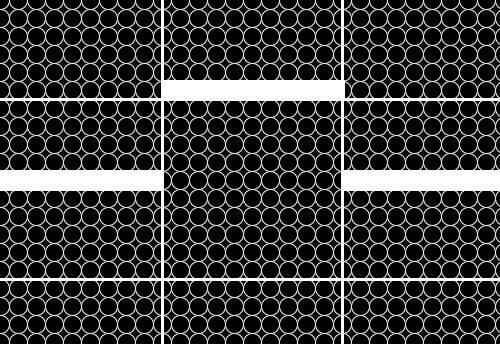
Frame 1 (no input)
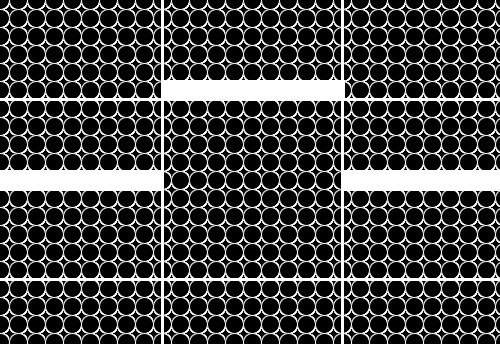
Frame 60 (the mouse pressed at the canvas centre just before this capture)
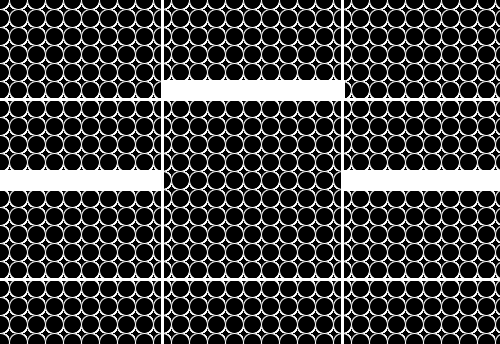
Frame 120 (the mouse held since frame 60 and released just before this capture)

The Processing sketch that drew these frames (run headless with seeded random() and noise(); from frame 60 on, the mouse is pressed at the canvas centre):

// Processing sketch: processing_90323
// ── processing_90323.pde

void setup(){
  size(500,344);
  background(0);
  
}

void draw(){
  //circle pattern
  for(int i = 0; i<600; i+=18){
    for(int j = 0; j<600; j+=18){
    
    strokeWeight(1);
    fill(0);
    stroke(255,255,255);
    ellipse(i,j,18,18);
  
    strokeWeight(3);
    stroke(255,255,255);
    line(0,99,500,99);//horizontal1
    line(0,279,500,279);//horizontal2
    line(162,0,162,500);//vertical1
    line(342,0,342,500);//vertical2
    
   //rectangles
   fill(255,255,255);
   rect(0,171,162,18);
   rect(163,81,180,18);
   rect(342,171,162,18);
    
    
    //rect(i,j,5,5);
    //fill(mappedColor);
    
    //i=open variable (integer equals to 100 - starting value)
    //always have to create a new variable within a for loop
    //i=100 when the statement begins
  }
  }
  
  
}
